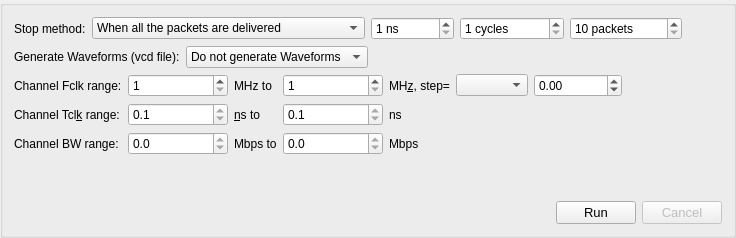
          <widget class="QGroupBox" name="groupBox_2">
           <property name="title">
            <string/>
           </property>
           <property name="alignment">
            <set>Qt::AlignCenter</set>
           </property>
           <property name="flat">
            <bool>false</bool>
           </property>
           <layout class="QVBoxLayout" name="verticalLayout_6">
            <item>
             <layout class="QHBoxLayout" name="horizontalLayout_36">
              <item>
               <widget class="QLabel" name="labelSimulationStopMethod">
                <property name="font">
                 <font>
                  <italic>false</italic>
                 </font>
                </property>
                <property name="text">
                 <string>Stop method:</string>
                </property>
               </widget>
              </item>
              <item>
               <widget class="QComboBox" name="comboInSimulationStopMethod">
                <property name="sizeAdjustPolicy">
                 <enum>QComboBox::AdjustToContents</enum>
                </property>
                <item>
                 <property name="text">
                  <string>When all the packets are delivered</string>
                 </property>
                </item>
                <item>
                 <property name="text">
                  <string>After a specified simulated time:</string>
                 </property>
                </item>
                <item>
                 <property name="text">
                  <string>After a specified number of cycles:</string>
                 </property>
                </item>
                <item>
                 <property name="text">
                  <string>After a specified number of packets delivered</string>
                 </property>
                </item>
               </widget>
              </item>
              <item>
               <widget class="QSpinBox" name="spinBoxStopTimeNs">
                <property name="suffix">
                 <string> ns</string>
                </property>
                <property name="minimum">
                 <number>1</number>
                </property>
                <property name="maximum">
                 <number>10000000</number>
                </property>
               </widget>
              </item>
              <item>
               <widget class="QSpinBox" name="spinBoxStopTimeCycles">
                <property name="suffix">
                 <string> cycles</string>
                </property>
                <property name="minimum">
                 <number>1</number>
                </property>
                <property name="maximum">
                 <number>100000000</number>
                </property>
               </widget>
              </item>
              <item>
               <widget class="QSpinBox" name="spinBoxStopNumberOfPacketsDelivered">
                <property name="suffix">
                 <string> packets</string>
                </property>
                <property name="minimum">
                 <number>10</number>
                </property>
                <property name="maximum">
                 <number>1000000</number>
                </property>
               </widget>
              </item>
              <item>
               <spacer name="horizontalSpacer_12">
                <property name="orientation">
                 <enum>Qt::Horizontal</enum>
                </property>
                <property name="sizeHint" stdset="0">
                 <size>
                  <width>40</width>
                  <height>20</height>
                 </size>
                </property>
               </spacer>
              </item>
             </layout>
            </item>
            <item>
             <layout class="QHBoxLayout" name="horizontalLayout_2">
              <item>
               <widget class="QLabel" name="labelVCDGenerationOptions">
                <property name="font">
                 <font>
                  <italic>false</italic>
                 </font>
                </property>
                <property name="text">
                 <string>Generate Waveforms (vcd file):</string>
                </property>
               </widget>
              </item>
              <item>
               <widget class="QComboBox" name="comboInGenerateVCD">
                <property name="sizeAdjustPolicy">
                 <enum>QComboBox::AdjustToContents</enum>
                </property>
                <item>
                 <property name="text">
                  <string>Do not generate Waveforms</string>
                 </property>
                </item>
                <item>
                 <property name="text">
                  <string>Generate Waveforms</string>
                 </property>
                </item>
               </widget>
              </item>
              <item>
               <spacer name="horizontalSpacer_2">
                <property name="orientation">
                 <enum>Qt::Horizontal</enum>
                </property>
                <property name="sizeHint" stdset="0">
                 <size>
                  <width>40</width>
                  <height>20</height>
                 </size>
                </property>
               </spacer>
              </item>
             </layout>
            </item>
            <item>
             <layout class="QGridLayout" name="gridLayout_4">
              <item row="2" column="4">
               <widget class="QLabel" name="labelMbps2">
                <property name="font">
                 <font>
                  <italic>false</italic>
                 </font>
                </property>
                <property name="text">
                 <string>Mbps </string>
                </property>
               </widget>
              </item>
              <item row="0" column="3">
               <widget class="QDoubleSpinBox" name="doubleSpinInChannelFclkRange_2">
                <property name="minimumSize">
                 <size>
                  <width>100</width>
                  <height>0</height>
                 </size>
                </property>
                <property name="font">
                 <font>
                  <italic>false</italic>
                 </font>
                </property>
                <property name="decimals">
                 <number>0</number>
                </property>
                <property name="minimum">
                 <double>1.000000000000000</double>
                </property>
                <property name="maximum">
                 <double>10000001.000000000000000</double>
                </property>
               </widget>
              </item>
              <item row="0" column="5">
               <widget class="QComboBox" name="comboInStep"/>
              </item>
              <item row="1" column="7">
               <spacer name="horizontalSpacer_5">
                <property name="orientation">
                 <enum>Qt::Horizontal</enum>
                </property>
                <property name="sizeType">
                 <enum>QSizePolicy::MinimumExpanding</enum>
                </property>
                <property name="sizeHint" stdset="0">
                 <size>
                  <width>40</width>
                  <height>20</height>
                 </size>
                </property>
               </spacer>
              </item>
              <item row="0" column="7">
               <spacer name="horizontalSpacer_4">
                <property name="orientation">
                 <enum>Qt::Horizontal</enum>
                </property>
                <property name="sizeType">
                 <enum>QSizePolicy::MinimumExpanding</enum>
                </property>
                <property name="sizeHint" stdset="0">
                 <size>
                  <width>40</width>
                  <height>20</height>
                 </size>
                </property>
               </spacer>
              </item>
              <item row="2" column="1">
               <widget class="QDoubleSpinBox" name="doubleSpinInChannelBWRange">
                <property name="font">
                 <font>
                  <italic>false</italic>
                 </font>
                </property>
                <property name="readOnly">
                 <bool>true</bool>
                </property>
                <property name="decimals">
                 <number>1</number>
                </property>
                <property name="maximum">
                 <double>1000000000.000000000000000</double>
                </property>
               </widget>
              </item>
              <item row="1" column="0">
               <widget class="QLabel" name="labelChannelTclklRange">
                <property name="font">
                 <font>
                  <italic>false</italic>
                 </font>
                </property>
                <property name="text">
                 <string>Channel Tcl&amp;k range:</string>
                </property>
                <property name="buddy">
                 <cstring>doubleSpinInChannelTclkRange</cstring>
                </property>
               </widget>
              </item>
              <item row="1" column="2">
               <widget class="QLabel" name="labelNsTo">
                <property name="font">
                 <font>
                  <italic>false</italic>
                 </font>
                </property>
                <property name="text">
                 <string>&amp;ns to</string>
                </property>
                <property name="buddy">
                 <cstring>doubleSpinInChannelTclkRange_2</cstring>
                </property>
               </widget>
              </item>
              <item row="0" column="4">
               <widget class="QLabel" name="labelMHzStep">
                <property name="font">
                 <font>
                  <italic>false</italic>
                 </font>
                </property>
                <property name="text">
                 <string>MH&amp;z, step=</string>
                </property>
                <property name="buddy">
                 <cstring>comboInStep</cstring>
                </property>
               </widget>
              </item>
              <item row="0" column="6">
               <widget class="QDoubleSpinBox" name="doubleSpinInStep">
                <property name="font">
                 <font>
                  <italic>false</italic>
                 </font>
                </property>
                <property name="decimals">
                 <number>2</number>
                </property>
                <property name="minimum">
                 <double>-10000000.000000000000000</double>
                </property>
                <property name="maximum">
                 <double>10000000.000000000000000</double>
                </property>
               </widget>
              </item>
              <item row="1" column="3">
               <widget class="QDoubleSpinBox" name="doubleSpinInChannelTclkRange_2">
                <property name="minimumSize">
                 <size>
                  <width>100</width>
                  <height>0</height>
                 </size>
                </property>
                <property name="font">
                 <font>
                  <italic>false</italic>
                 </font>
                </property>
                <property name="readOnly">
                 <bool>true</bool>
                </property>
                <property name="decimals">
                 <number>1</number>
                </property>
                <property name="minimum">
                 <double>0.100000000000000</double>
                </property>
                <property name="maximum">
                 <double>10000000.000000000000000</double>
                </property>
               </widget>
              </item>
              <item row="0" column="2">
               <widget class="QLabel" name="labelMHz">
                <property name="font">
                 <font>
                  <italic>false</italic>
                 </font>
                </property>
                <property name="text">
                 <string>MHz to</string>
                </property>
                <property name="buddy">
                 <cstring>doubleSpinInChannelFclkRange_2</cstring>
                </property>
               </widget>
              </item>
              <item row="1" column="4">
               <widget class="QLabel" name="labelNs">
                <property name="font">
                 <font>
                  <italic>false</italic>
                 </font>
                </property>
                <property name="text">
                 <string>ns</string>
                </property>
               </widget>
              </item>
              <item row="1" column="1">
               <widget class="QDoubleSpinBox" name="doubleSpinInChannelTclkRange">
                <property name="minimumSize">
                 <size>
                  <width>100</width>
                  <height>0</height>
                 </size>
                </property>
                <property name="font">
                 <font>
                  <italic>false</italic>
                 </font>
                </property>
                <property name="readOnly">
                 <bool>true</bool>
                </property>
                <property name="decimals">
                 <number>1</number>
                </property>
                <property name="minimum">
                 <double>0.100000000000000</double>
                </property>
                <property name="maximum">
                 <double>10000000.000000000000000</double>
                </property>
               </widget>
              </item>
              <item row="2" column="0">
               <widget class="QLabel" name="labelChannelBWRange">
                <property name="font">
                 <font>
                  <italic>false</italic>
                 </font>
                </property>
                <property name="text">
                 <string>Channel BW range:</string>
                </property>
                <property name="buddy">
                 <cstring>doubleSpinInChannelBWRange</cstring>
                </property>
               </widget>
              </item>
              <item row="2" column="3">
               <widget class="QDoubleSpinBox" name="doubleSpinInChannelBWRange_2">
                <property name="font">
                 <font>
                  <italic>false</italic>
                 </font>
                </property>
                <property name="readOnly">
                 <bool>true</bool>
                </property>
                <property name="decimals">
                 <number>1</number>
                </property>
                <property name="maximum">
                 <double>1000000000.000000000000000</double>
                </property>
               </widget>
              </item>
              <item row="0" column="1">
               <widget class="QDoubleSpinBox" name="doubleSpinInChannelFclkRange">
                <property name="minimumSize">
                 <size>
                  <width>100</width>
                  <height>0</height>
                 </size>
                </property>
                <property name="font">
                 <font>
                  <italic>false</italic>
                 </font>
                </property>
                <property name="decimals">
                 <number>0</number>
                </property>
                <property name="minimum">
                 <double>1.000000000000000</double>
                </property>
                <property name="maximum">
                 <double>10000001.000000000000000</double>
                </property>
               </widget>
              </item>
              <item row="2" column="7">
               <spacer name="horizontalSpacer_3">
                <property name="orientation">
                 <enum>Qt::Horizontal</enum>
                </property>
                <property name="sizeHint" stdset="0">
                 <size>
                  <width>40</width>
                  <height>20</height>
                 </size>
                </property>
               </spacer>
              </item>
              <item row="2" column="2">
               <widget class="QLabel" name="labelMbps1">
                <property name="font">
                 <font>
                  <italic>false</italic>
                 </font>
                </property>
                <property name="text">
                 <string>Mbps to</string>
                </property>
                <property name="buddy">
                 <cstring>doubleSpinInChannelBWRange_2</cstring>
                </property>
               </widget>
              </item>
              <item row="0" column="0">
               <widget class="QLabel" name="labelChannelFclkRange">
                <property name="font">
                 <font>
                  <italic>false</italic>
                 </font>
                </property>
                <property name="text">
                 <string>Channel Fclk range:</string>
                </property>
                <property name="buddy">
                 <cstring>doubleSpinInChannelFclkRange</cstring>
                </property>
               </widget>
              </item>
             </layout>
            </item>
            <item>
             <spacer name="verticalSpacer">
              <property name="orientation">
               <enum>Qt::Vertical</enum>
              </property>
              <property name="sizeHint" stdset="0">
               <size>
                <width>20</width>
                <height>40</height>
               </size>
              </property>
             </spacer>
            </item>
            <item>
             <layout class="QHBoxLayout" name="horizontalLayout_4">
              <item>
               <spacer name="horizontalSpacer">
                <property name="orientation">
                 <enum>Qt::Horizontal</enum>
                </property>
                <property name="sizeHint" stdset="0">
                 <size>
                  <width>1</width>
                  <height>0</height>
                 </size>
                </property>
               </spacer>
              </item>
              <item>
               <widget class="QPushButton" name="buttonRunSimulation">
                <property name="font">
                 <font>
                  <pointsize>10</pointsize>
                 </font>
                </property>
                <property name="statusTip">
                 <string>Execute the simulation</string>
                </property>
                <property name="text">
                 <string>Run</string>
                </property>
                <property name="icon">
                 <iconset resource="../resources/Icons.qrc">
                  <normaloff>:/icons/icons/icon_play.png</normaloff>:/icons/icons/icon_play.png</iconset>
                </property>
                <property name="iconSize">
                 <size>
                  <width>32</width>
                  <height>32</height>
                 </size>
                </property>
               </widget>
              </item>
              <item>
               <widget class="QPushButton" name="buttonCancel">
                <property name="enabled">
                 <bool>false</bool>
                </property>
                <property name="font">
                 <font>
                  <pointsize>10</pointsize>
                 </font>
                </property>
                <property name="statusTip">
                 <string>Cancel the simulation</string>
                </property>
                <property name="text">
                 <string>Cancel</string>
                </property>
                <property name="icon">
                 <iconset resource="../resources/Icons.qrc">
                  <normaloff>:/icons/icons/icon_stop.png</normaloff>:/icons/icons/icon_stop.png</iconset>
                </property>
                <property name="iconSize">
                 <size>
                  <width>32</width>
                  <height>32</height>
                 </size>
                </property>
               </widget>
              </item>
             </layout>
            </item>
           </layout>
          </widget>
